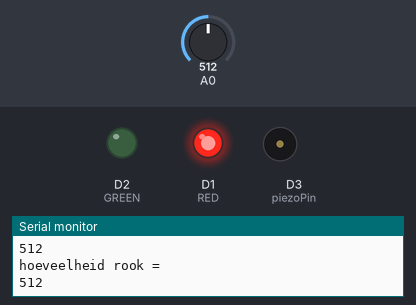
Recording of a sketch running on a simulated ESP8266 (NodeMCU). On the bench: output pins drawn as LEDs (lit = HIGH), buzzer (waves = sounding), the last lines printed to the serial monitor. The test bench sets the inputs (shaded band); at power-on: A0 = 512.

Above: at 1.8 s.
1.9 s: A0 set to 50
At 3.5 s:
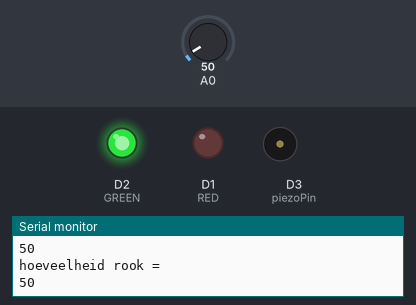
4.5 s: A0 set to 53
At 7.0 s:
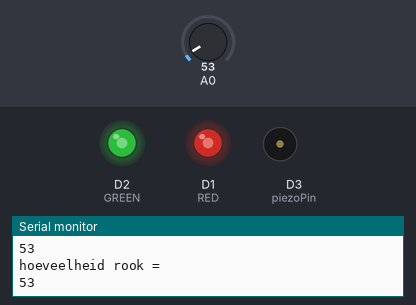
8.6 s: A0 set to 70
At 11.3 s:
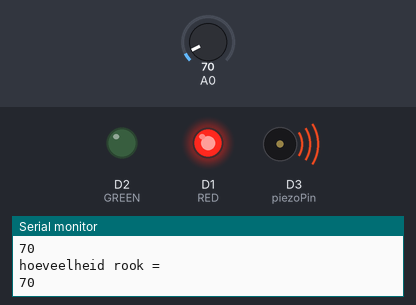
12.7 s: A0 set to 40
At 14.4 s:
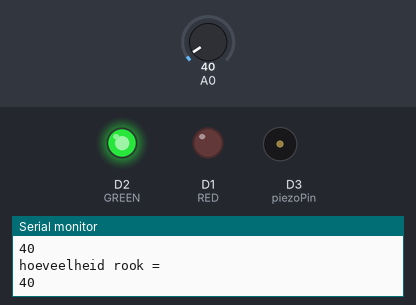
15.5 s: A0 set to 122
At 17.9 s:
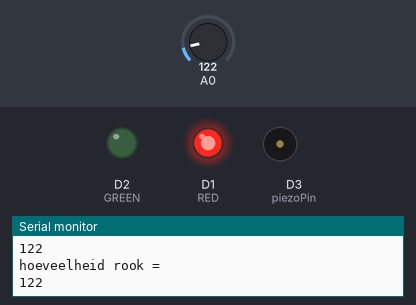
19.6 s: A0 set to 0
At 22.2 s:
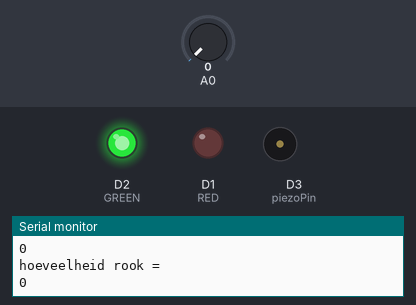
Timing chart, 0 to 23.5 s (numbered marks = the images above; inputs shaded):
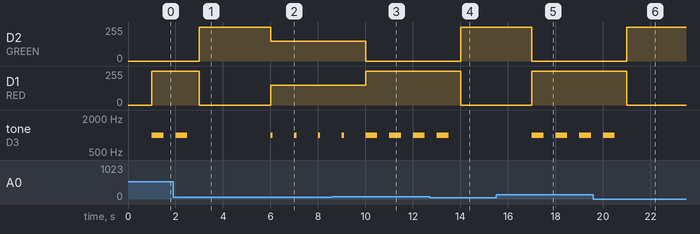

Measured:
- the behaviour switches between 50 and 51 on A0 (found by bisection; images 1 and 2)
- after the input at 1.9 s, D2 (GREEN): 0/255 → 255/255 after 1.1 s; D1 (RED): 255/255 → 0/255 after 1.1 s; tone on D3 (piezoPin): goes on until 2.5 s, then stays silent
- after the input at 4.5 s, D2 (GREEN): 255/255 → 150/255 after 1.5 s; D1 (RED): 0/255 → 150/255 after 1.5 s; tone on D3 (piezoPin): alternates 1000 Hz for 0.10 s and silent for 0.90 s, starting after 1.5 s
- after the input at 8.6 s, D2 (GREEN): 150/255 → 0/255 after 1.4 s; D1 (RED): 150/255 → 255/255 after 1.4 s
- after the input at 12.7 s, D2 (GREEN): 0/255 → 255/255 after 1.3 s; D1 (RED): 255/255 → 0/255 after 1.3 s; tone on D3 (piezoPin): goes on until 13.5 s, then stays silent
- after the input at 15.5 s, D2 (GREEN): 255/255 → 0/255 after 1.5 s; D1 (RED): 0/255 → 255/255 after 1.5 s; tone on D3 (piezoPin): alternates 1000 Hz for 0.50 s and silent for 0.50 s, starting after 1.5 s
- after the input at 19.6 s, D2 (GREEN): 0/255 → 255/255 after 1.4 s; D1 (RED): 255/255 → 0/255 after 1.4 s; tone on D3 (piezoPin): goes on until 20.5 s, then stays silent

The sketch:

smokedetector.ino
```cpp
//datatypes meegeven
int piezoPin = D3;
const int RED = D1;
const int GREEN = D2;

//pins benoemen
void setup() {
    pinMode(A0, INPUT);
    pinMode(piezoPin, OUTPUT);
    pinMode(RED, OUTPUT);
    pinMode(GREEN, OUTPUT);
    Serial.begin(9600);
}

void loop() {
    //data type sensorValue aanmaken en vullen met pin A0 dus de rookdetector
    int sensorValue;
    sensorValue = analogRead(A0);

    //In de Serial Monirit aangeven wat de waardes van de rook zijn.
    Serial.println("hoeveelheid rook = ");
    Serial.println(sensorValue);
    delay(1000);

    //Als de rook waarde boven de 60 is word het lampje rood en het alarm harder.
  if (sensorValue > 60 ){
    tone(piezoPin, 1000, 500);
    analogWrite(GREEN, 0);
    analogWrite(RED, 255);
  }
    //Als de rook waarde tussen de 60 en 50 is word het lampje geel en begint het alarm
  else if(sensorValue < 60 && sensorValue > 50 ){
    tone(piezoPin, 1000, 100);
    analogWrite(GREEN, 150);
    analogWrite(RED, 150);
  }
    //Als de rookwaarde goed is, is het lampje groen
  else{
    analogWrite(RED, 0);
    analogWrite(GREEN, 255);
    }

  }
```
